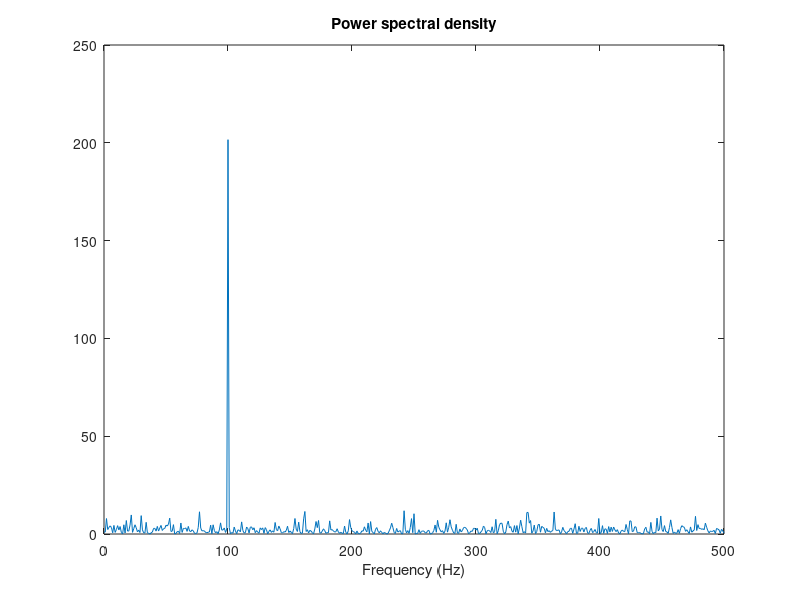

Reproduce this figure in MATLAB. (Note: this script raises an error after producing the figure.)
rng default

% create sine
Fs = 1000;
t = linspace(0,1,Fs);
N = length(t);
x = cos(2*pi*100*t);
y = x + 1.5*randn(size(t));

% estimate PSD
Y = fft(y);
Pyy = Y.*conj(Y)/N;
f = Fs/N*(0:N/2);
figure;
plot(f,Pyy(1:N/2+1))
title('Power spectral density')
xlabel('Frequency (Hz)')

% FIR Window lowpass filter designed using the FIR1 function.
fc = 120;
Wn = (2/Fs)*fc;
b = fir1(90,Wn,'low',kaiser(91,1));
fvtool(b,1,'Fs',Fs)

%apply filter an visualize
y1 = filtfilt(b,1,y);
plot(t(1:100),x(1:100))
hold on
plot(t(1:100),y1(1:100),'g')
xlabel('Time (s)')
ylabel('Amplitude')
legend('Original Signal','Filtered Data')

% estimate PSD of filtered signal
Y1 = fft(y1);
Pyy1 = Y1.*conj(Y1)/N;
figure;
plot(f,Pyy1(1:N/2+1))
title('Power spectral density')
xlabel('Frequency (Hz)')